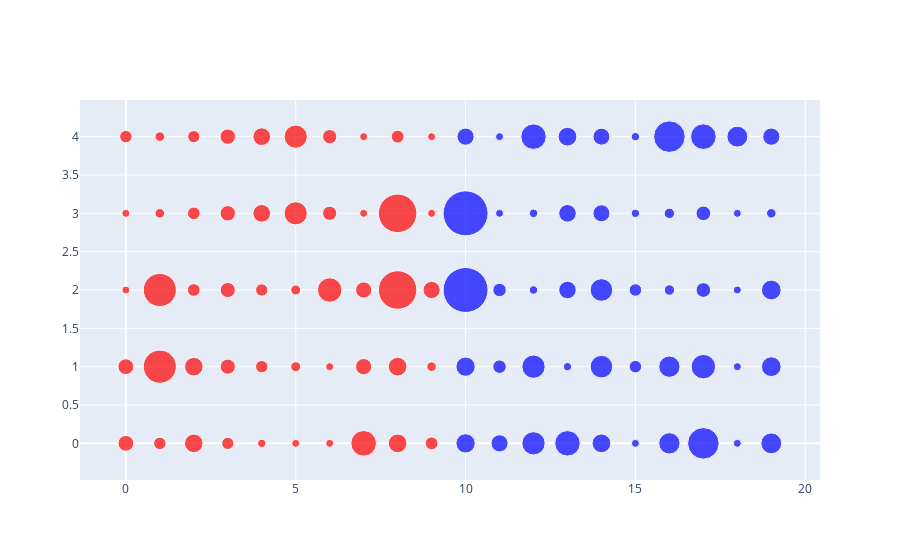

Notebook cell for this chart:
### Code cell
x_vals = [a[0] for a in (R_coords + D_coords)]
y_vals = [a[1] for a in (R_coords + D_coords)]
pops = [a for a in (R_pops + D_pops)]

bubble(x_vals, y_vals, colors, pops, full_sen_list)

### Figure 1 — Plotly figure (JSON) as saved in the notebook; plotly's stock layout.template omitted (floating-point values rounded to 4 significant figures)
{"data": [{"marker": {"color": ["red", "red", "red", "red", "red", "red", "red", "red", "red", "red", "red", "red", "red", "red", "red", "red", "red", "red", "red", "red", "red", "red", "red", "red", "red", "red", "red", "red", "red", "red", "red", "red", "red", "red", "red", "red", "red", "red", "red", "red", "red", "red", "red", "red", "red", "red", "red", "red", "red", "red", "blue", "blue", "blue", "blue", "blue", "blue", "blue", "blue", "blue", "blue", "blue", "blue", "blue", "blue", "blue", "blue", "blue", "blue", "blue", "blue", "blue", "blue", "blue", "blue", "blue", "blue", "blue", "blue", "blue", "blue", "blue", "blue", "blue", "blue", "blue", "blue", "blue", "blue", "blue", "blue", "blue", "blue", "blue", "blue", "blue", "blue", "blue", "blue", "blue", "blue"], "size": [4903185, 4903185, 731545, 731545, 3017804, 3017804, 21477737, 21477737, 1787065, 1787065, 6732219, 6732219, 3155070, 3155070, 2913314, 2913314, 4467673, 4467673, 4648794, 4648794, 1344212, 2976149, 2976149, 6137428, 6137428, 1068778, 1934408, 1934408, 10488084, 10488084, 762062, 762062, 11689100, 3956971, 3956971, 12801989, 5148714, 5148714, 884659, 884659, 6829174, 6829174, 28995881, 28995881, 3205958, 3205958, 1792147, 5822434, 578759, 578759, 7278717, 7278717, 39512223, 39512223, 5758736, 5758736, 3565287, 3565287, 973764, 973764, 10617423, 10617423, 1415872, 1415872, 12671821, 12671821, 1344212, 6045680, 6045680, 6892503, 6892503, 9986857, 9986857, 5639632, 5639632, 1068778, 3080156, 3080156, 1359711, 1359711, 8882190, 8882190, 2096829, 2096829, 19453561, 19453561, 11689100, 4217737, 4217737, 12801989, 1059361, 1059361, 623989, 623989, 8535519, 8535519, 7614893, 7614893, 1792147, 5822434], "sizemin": 4, "sizemode": "area", "sizeref": 39020.0}, "mode": "markers", "text": ["Richard Shelby", "Tommy Tuberville", "Lisa Murkowski", "Dan Sullivan", "John Boozman", "Tom Cotton", "Marco Rubio", "Rick Scott", "Mike Crapo", "Jim Risch", "Todd Young", "Mike Braun", "Chuck Grassley", "Joni Ernst", "Jerry Moran", "Roger Marshall", "Mitch McConnell", "Rand Paul", "Bill Cassidy", "John Kennedy", "Susan Collins", "Roger Wicker", "Cindy Hyde-Smith", "Roy Blunt", "Josh Hawley", "Steve Daines", "Deb Fischer", "Ben Sasse", "Richard Burr", "Thom Tillis", "John Hoeven", "Kevin Cramer", "Rob Portman", "Jim Inhofe", "James Lankford", "Pat Toomey", "Lindsey Graham", "Tim Scott", "John Thune", "Mike Rounds", "Marsha Blackburn", "Bill Hagerty", "John Cornyn", "Ted Cruz", "Mike Lee", "Mitt Romney", "Shelley Moore Capito", "Ron Johnson", "John Barrasso", "Cynthia Lummis", "Kyrsten Sinema", "Mark Kelly", "Dianne Feinstein", "Alex Padilla", "Michael Bennet", "John Hickenlooper", "Richard Blumenthal", "Chris Murphy", "Tom Carper", "Chris Coons", "Jon Ossoff", "Raphael Warnock", "Brian Schatz", "Mazie Hirono", "Dick Durbin", "Tammy Duckworth", "Angus King", "Ben Cardin", "Chris Van Hollen", "Elizabeth Warren", "Ed Markey", "Debbie Stabenow", "Gary Peters", "Amy Klobuchar", "Tina Smith", "Jon Tester", "Catherine Cortez Masto", "Jacky Rosen", "Jeanne Shaheen", "Maggie Hassan", "Bob Menendez", "Cory Booker", "Martin Heinrich", "Ben Ray Luján", "Chuck Schumer", "Kirsten Gillibrand", "Sherrod Brown", "Ron Wyden", "Jeff Merkley", "Bob Casey Jr.", "Jack Reed", "Sheldon Whitehouse", "Patrick Leahy", "Bernie Sanders", "Mark Warner", "Tim Kaine", "Patty Murray", "Maria Cantwell", "Joe Manchin", "Tammy Baldwin"], "type": "scatter", "x": [0, 0, 0, 0, 0, 1, 1, 1, 1, 1, 2, 2, 2, 2, 2, 3, 3, 3, 3, 3, 4, 4, 4, 4, 4, 5, 5, 5, 5, 5, 6, 6, 6, 6, 6, 7, 7, 7, 7, 7, 8, 8, 8, 8, 8, 9, 9, 9, 9, 9, 10, 10, 10, 10, 10, 11, 11, 11, 11, 11, 12, 12, 12, 12, 12, 13, 13, 13, 13, 13, 14, 14, 14, 14, 14, 15, 15, 15, 15, 15, 16, 16, 16, 16, 16, 17, 17, 17, 17, 17, 18, 18, 18, 18, 18, 19, 19, 19, 19, 19], "y": [0, 1, 2, 3, 4, 0, 1, 2, 3, 4, 0, 1, 2, 3, 4, 0, 1, 2, 3, 4, 0, 1, 2, 3, 4, 0, 1, 2, 3, 4, 0, 1, 2, 3, 4, 0, 1, 2, 3, 4, 0, 1, 2, 3, 4, 0, 1, 2, 3, 4, 0, 1, 2, 3, 4, 0, 1, 2, 3, 4, 0, 1, 2, 3, 4, 0, 1, 2, 3, 4, 0, 1, 2, 3, 4, 0, 1, 2, 3, 4, 0, 1, 2, 3, 4, 0, 1, 2, 3, 4, 0, 1, 2, 3, 4, 0, 1, 2, 3, 4]}], "layout": {}}
